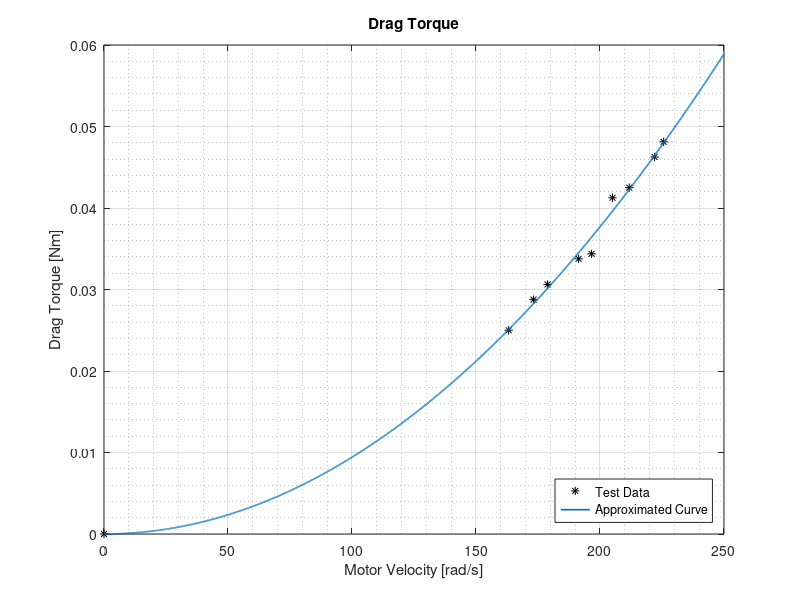

Reproduce this figure in MATLAB.
TorqueData=[0 0.025 0.02876 0.03062 0.03376 0.03438 0.04126 0.0425 0.04626 0.04812];
SpeedData=[0 163.1533785 173.206475 178.8613417 191.3753525 196.6113402 205.0412805 ...
    211.7957047 222.0058809 225.6710723];

Kd=9.423327e-07;

t=linspace(0,250,2000);
curve=Kd.*t.^2;

% Plot
plot(SpeedData,TorqueData,'*k')
hold on;
plot(t,curve,'LineWidth',1.2)
grid on
grid minor
title('Drag Torque')
xlabel('Motor Velocity [rad/s]')
ylabel('Drag Torque [Nm]')
legend('Test Data','Approximated Curve','Location','SouthEast')